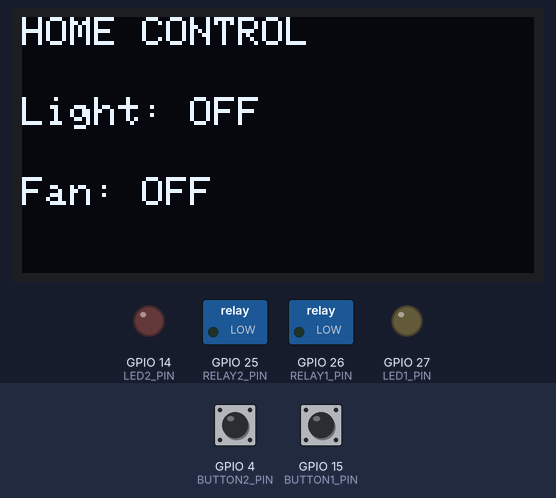
This program was run on a simulated ESP32. Parts: 128×64 one-colour display, switched loads named in the program (green lamp = pin HIGH), output pins drawn as LEDs (lit = HIGH). The inputs (shaded band) are chosen by the test bench; at power-on: GPIO 4 (BUTTON2_PIN) HIGH, GPIO 15 (BUTTON1_PIN) HIGH. EEPROM starts erased; what the program prints to the serial monitor is not drawn.

Above: at 1.2 s.
1.3 s: GPIO 4 (BUTTON2_PIN) pulled LOW for 0.15 s
At 2.5 s:
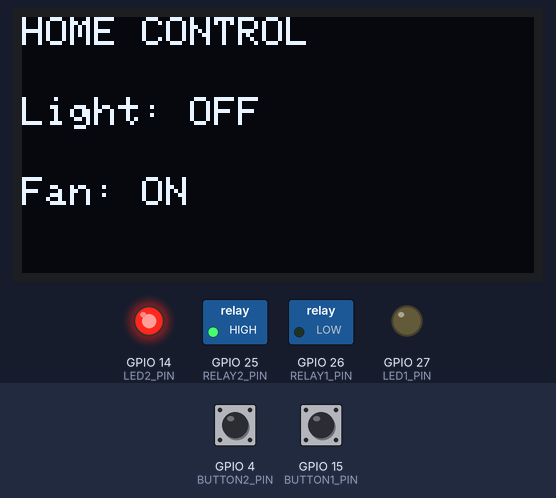
2.9 s: GPIO 15 (BUTTON1_PIN) pulled LOW for 0.15 s
At 3.8 s:
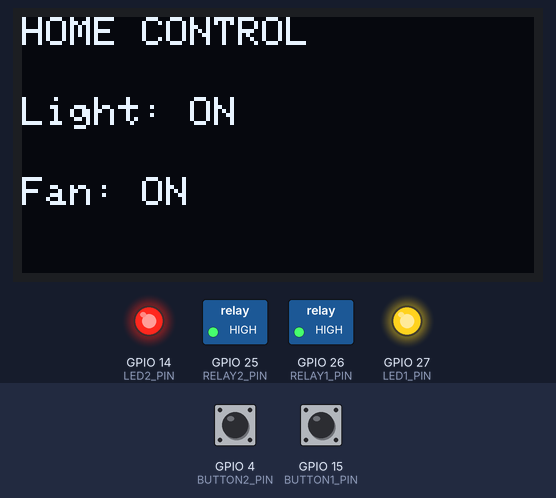
4.5 s: GPIO 4 (BUTTON2_PIN) pulled LOW for 1 s
At 5.0 s:
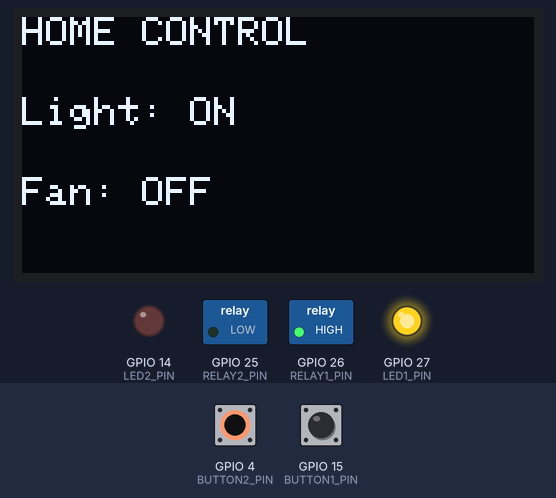
7.0 s: GPIO 15 (BUTTON1_PIN) pulled LOW for 1 s
At 8.1 s:
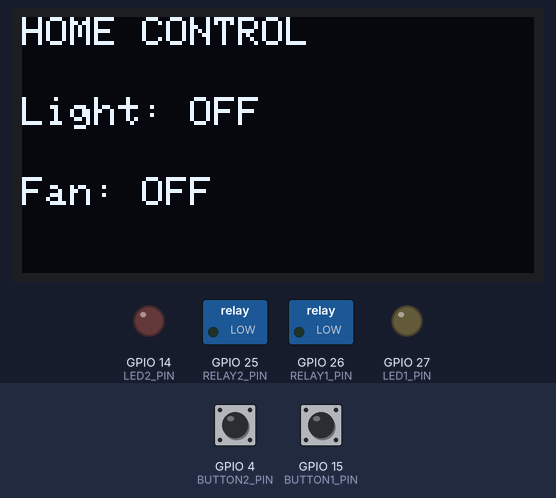
9.5 s: GPIO 15 (BUTTON1_PIN) pulled LOW for 3.2 s
At 10.0 s:
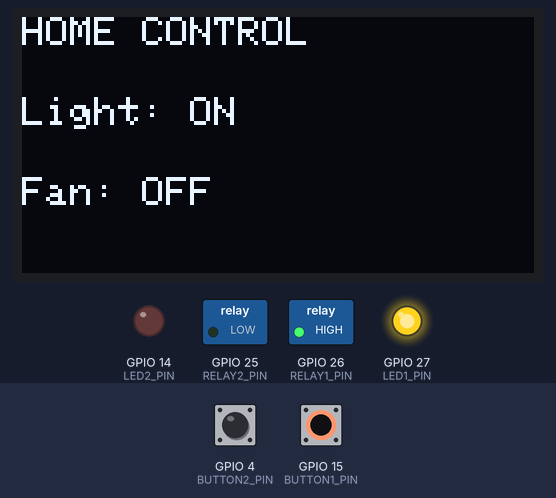
14.2 s: GPIO 4 (BUTTON2_PIN) pulled LOW for 3.2 s
At 14.8 s:
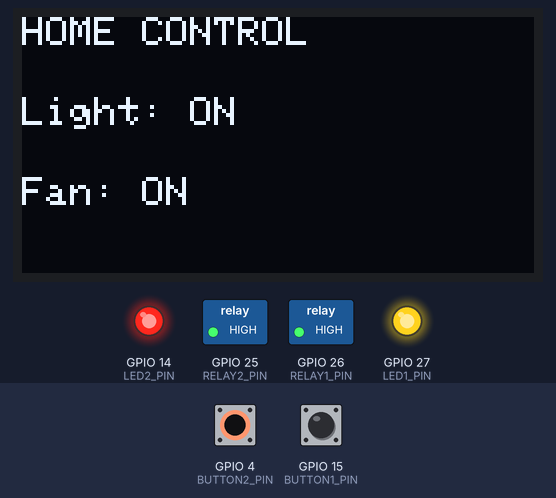
Timing chart, 0 to 17.2 s (numbered marks = the images above; inputs shaded):
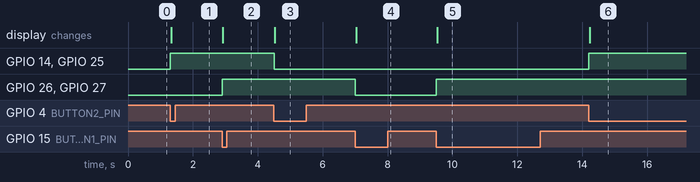

The program:

main.cpp
```cpp
#include <Arduino.h>
#include <Wire.h>
#include <Preferences.h>
#include <Adafruit_GFX.h>
#include <Adafruit_SSD1306.h>

#define BUTTON1_PIN 15
#define BUTTON2_PIN 4

#define RELAY1_PIN 26
#define RELAY2_PIN 25

#define LED1_PIN 27
#define LED2_PIN 14

#define SCREEN_WIDTH 128
#define SCREEN_HEIGHT 64

Preferences prefs;

Adafruit_SSD1306 display(
SCREEN_WIDTH,
SCREEN_HEIGHT,
&Wire,
-1
);

bool device1 = false; // Light
bool device2 = false; // Fan

bool lastButton1 = HIGH;
bool lastButton2 = HIGH;

// =========================================

void updateOutputs() {

digitalWrite(RELAY1_PIN, device1);
digitalWrite(LED1_PIN, device1);

digitalWrite(RELAY2_PIN, device2);
digitalWrite(LED2_PIN, device2);
}

// =========================================

void saveStates() {

prefs.putBool("light", device1);
prefs.putBool("fan", device2);

Serial.println("States Saved");
}

// =========================================

void updateDisplay() {

display.clearDisplay();

display.setTextColor(SSD1306_WHITE);
display.setTextSize(1);

display.setCursor(0, 0);
display.println("HOME CONTROL");

display.setCursor(0, 20);
display.print("Light: ");
display.println(device1 ? "ON" : "OFF");

display.setCursor(0, 40);
display.print("Fan: ");
display.println(device2 ? "ON" : "OFF");

display.display();
}

// =========================================

void setup() {

Serial.begin(115200);

Wire.begin(21, 22);

pinMode(BUTTON1_PIN, INPUT_PULLUP);
pinMode(BUTTON2_PIN, INPUT_PULLUP);

pinMode(RELAY1_PIN, OUTPUT);
pinMode(RELAY2_PIN, OUTPUT);

pinMode(LED1_PIN, OUTPUT);
pinMode(LED2_PIN, OUTPUT);

// Open NVS storage
prefs.begin("home_ctrl", false);

// Read saved states
device1 = prefs.getBool("light", false);
device2 = prefs.getBool("fan", false);

Serial.print("Saved Light State: ");
Serial.println(device1);

Serial.print("Saved Fan State: ");
Serial.println(device2);

// Apply saved states
updateOutputs();

// Initialize OLED
if (!display.begin(SSD1306_SWITCHCAPVCC, 0x3C)) {
Serial.println("OLED Failed");
while (true);
}

updateDisplay();

Serial.println("Home Automation Started");
}

// =========================================

void loop() {

bool currentButton1 = digitalRead(BUTTON1_PIN);
bool currentButton2 = digitalRead(BUTTON2_PIN);

// Toggle Light
if (lastButton1 == HIGH &&
currentButton1 == LOW) {

device1 = !device1;

updateOutputs();
saveStates();
updateDisplay();

Serial.print("Light: ");
Serial.println(device1 ? "ON" : "OFF");

delay(300);


}

// Toggle Fan
if (lastButton2 == HIGH &&
currentButton2 == LOW) {


device2 = !device2;

updateOutputs();
saveStates();
updateDisplay();

Serial.print("Fan: ");
Serial.println(device2 ? "ON" : "OFF");

delay(300);

}

lastButton1 = currentButton1;
lastButton2 = currentButton2;
}
```

Measured:
- after the input at 1.3 s, GPIO 14 (LED2_PIN), GPIO 25 (RELAY2_PIN): LOW → HIGH at once; the display: changes at once (image 1)
- after the input at 2.9 s, GPIO 26 (RELAY1_PIN), GPIO 27 (LED1_PIN): LOW → HIGH at once; the display: changes at once (image 2)
- after the input at 4.5 s, GPIO 14 (LED2_PIN), GPIO 25 (RELAY2_PIN): HIGH → LOW at once; the display: changes at once (image 3)
- after the input at 7.0 s, GPIO 26 (RELAY1_PIN), GPIO 27 (LED1_PIN): HIGH → LOW at once; the display: changes at once (image 4)
- after the input at 9.5 s, GPIO 26 (RELAY1_PIN), GPIO 27 (LED1_PIN): LOW → HIGH at once; the display: changes at once (image 5)
- after the input at 14.2 s, GPIO 14 (LED2_PIN), GPIO 25 (RELAY2_PIN): LOW → HIGH at once; the display: changes at once (image 6)
